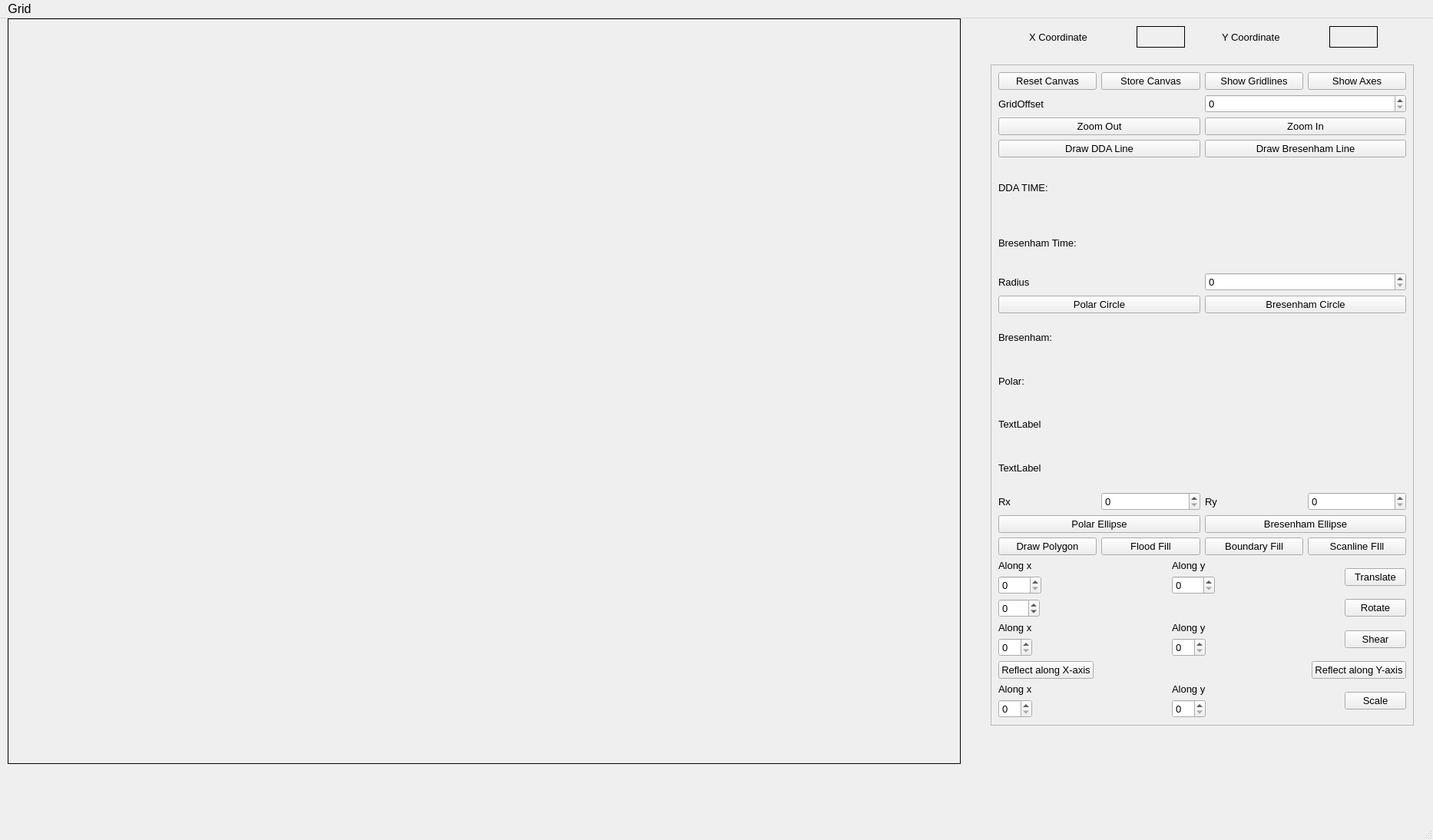
<?xml version="1.0" encoding="UTF-8"?>
<ui version="4.0">
 <class>MainWindow</class>
 <widget class="QMainWindow" name="MainWindow">
  <property name="geometry">
   <rect>
    <x>0</x>
    <y>0</y>
    <width>1866</width>
    <height>1094</height>
   </rect>
  </property>
  <property name="minimumSize">
   <size>
    <width>100</width>
    <height>0</height>
   </size>
  </property>
  <property name="font">
   <font>
    <pointsize>12</pointsize>
   </font>
  </property>
  <property name="windowTitle">
   <string>MainWindow</string>
  </property>
  <widget class="QWidget" name="centralwidget">
   <widget class="QLabel" name="workArea">
    <property name="geometry">
     <rect>
      <x>10</x>
      <y>0</y>
      <width>1241</width>
      <height>971</height>
     </rect>
    </property>
    <property name="frameShape">
     <enum>QFrame::Shape::Box</enum>
    </property>
    <property name="text">
     <string/>
    </property>
   </widget>
   <widget class="QScrollArea" name="scrollArea">
    <property name="enabled">
     <bool>true</bool>
    </property>
    <property name="geometry">
     <rect>
      <x>1290</x>
      <y>60</y>
      <width>551</width>
      <height>861</height>
     </rect>
    </property>
    <property name="font">
     <font>
      <pointsize>10</pointsize>
      <bold>false</bold>
     </font>
    </property>
    <property name="verticalScrollBarPolicy">
     <enum>Qt::ScrollBarPolicy::ScrollBarAsNeeded</enum>
    </property>
    <property name="horizontalScrollBarPolicy">
     <enum>Qt::ScrollBarPolicy::ScrollBarAsNeeded</enum>
    </property>
    <property name="widgetResizable">
     <bool>true</bool>
    </property>
    <widget class="QWidget" name="scrollAreaWidgetContents">
     <property name="geometry">
      <rect>
       <x>0</x>
       <y>0</y>
       <width>549</width>
       <height>859</height>
      </rect>
     </property>
     <layout class="QVBoxLayout" name="verticalLayout_3">
      <item>
       <layout class="QHBoxLayout" name="horizontalLayout_8">
        <item>
         <widget class="QPushButton" name="reset">
          <property name="text">
           <string>Reset Canvas</string>
          </property>
         </widget>
        </item>
        <item>
         <widget class="QPushButton" name="store">
          <property name="text">
           <string>Store Canvas</string>
          </property>
         </widget>
        </item>
        <item>
         <widget class="QPushButton" name="gridlines">
          <property name="text">
           <string>Show Gridlines</string>
          </property>
         </widget>
        </item>
        <item>
         <widget class="QPushButton" name="showAxis">
          <property name="text">
           <string>Show Axes</string>
          </property>
         </widget>
        </item>
       </layout>
      </item>
      <item>
       <layout class="QGridLayout" name="gridLayout">
        <item row="1" column="1">
         <widget class="QPushButton" name="ZoomIn">
          <property name="text">
           <string>Zoom In</string>
          </property>
         </widget>
        </item>
        <item row="1" column="0">
         <widget class="QPushButton" name="ZoomOut">
          <property name="text">
           <string>Zoom Out</string>
          </property>
         </widget>
        </item>
        <item row="0" column="1">
         <widget class="QSpinBox" name="gridOffset">
          <property name="minimum">
           <number>0</number>
          </property>
          <property name="maximum">
           <number>1000</number>
          </property>
          <property name="singleStep">
           <number>10</number>
          </property>
         </widget>
        </item>
        <item row="0" column="0">
         <widget class="QLabel" name="label_3">
          <property name="text">
           <string>GridOffset</string>
          </property>
         </widget>
        </item>
       </layout>
      </item>
      <item>
       <layout class="QVBoxLayout" name="verticalLayout_4">
        <item>
         <layout class="QHBoxLayout" name="horizontalLayout_2">
          <item>
           <widget class="QPushButton" name="DDADraw">
            <property name="text">
             <string>Draw DDA Line</string>
            </property>
           </widget>
          </item>
          <item>
           <widget class="QPushButton" name="pushButton">
            <property name="text">
             <string>Draw Bresenham Line</string>
            </property>
           </widget>
          </item>
         </layout>
        </item>
        <item>
         <layout class="QVBoxLayout" name="verticalLayout">
          <item>
           <widget class="QLabel" name="DDA_TIME">
            <property name="text">
             <string>DDA TIME: </string>
            </property>
           </widget>
          </item>
          <item>
           <widget class="QLabel" name="Bresenham_TIME">
            <property name="text">
             <string>Bresenham Time:</string>
            </property>
           </widget>
          </item>
         </layout>
        </item>
       </layout>
      </item>
      <item>
       <layout class="QVBoxLayout" name="verticalLayout_5">
        <item>
         <layout class="QHBoxLayout" name="horizontalLayout_3">
          <item>
           <widget class="QLabel" name="label_5">
            <property name="text">
             <string>Radius</string>
            </property>
           </widget>
          </item>
          <item>
           <widget class="QSpinBox" name="Radius">
            <property name="minimumSize">
             <size>
              <width>50</width>
              <height>0</height>
             </size>
            </property>
            <property name="maximum">
             <number>1000</number>
            </property>
           </widget>
          </item>
         </layout>
        </item>
        <item>
         <layout class="QHBoxLayout" name="horizontalLayout_4">
          <item>
           <widget class="QPushButton" name="polar_circle">
            <property name="text">
             <string>Polar Circle</string>
            </property>
           </widget>
          </item>
          <item>
           <widget class="QPushButton" name="bresen_circle">
            <property name="text">
             <string>Bresenham Circle</string>
            </property>
           </widget>
          </item>
         </layout>
        </item>
        <item>
         <widget class="QLabel" name="BresenHamTime">
          <property name="text">
           <string>Bresenham:</string>
          </property>
         </widget>
        </item>
        <item>
         <widget class="QLabel" name="PolarTime">
          <property name="text">
           <string>Polar:</string>
          </property>
         </widget>
        </item>
       </layout>
      </item>
      <item>
       <layout class="QVBoxLayout" name="verticalLayout_6">
        <item>
         <layout class="QVBoxLayout" name="verticalLayout_2">
          <item>
           <widget class="QLabel" name="PolEllipseTime">
            <property name="text">
             <string>TextLabel</string>
            </property>
           </widget>
          </item>
          <item>
           <widget class="QLabel" name="BresenhaEllipseTime">
            <property name="text">
             <string>TextLabel</string>
            </property>
           </widget>
          </item>
         </layout>
        </item>
        <item>
         <layout class="QHBoxLayout" name="horizontalLayout_5">
          <item>
           <widget class="QLabel" name="label_6">
            <property name="text">
             <string>Rx</string>
            </property>
           </widget>
          </item>
          <item>
           <widget class="QSpinBox" name="Rx">
            <property name="minimumSize">
             <size>
              <width>50</width>
              <height>0</height>
             </size>
            </property>
            <property name="maximum">
             <number>1000</number>
            </property>
           </widget>
          </item>
          <item>
           <widget class="QLabel" name="label_7">
            <property name="text">
             <string>Ry</string>
            </property>
           </widget>
          </item>
          <item>
           <widget class="QSpinBox" name="Ry">
            <property name="minimumSize">
             <size>
              <width>50</width>
              <height>0</height>
             </size>
            </property>
            <property name="maximum">
             <number>1000</number>
            </property>
           </widget>
          </item>
         </layout>
        </item>
        <item>
         <layout class="QHBoxLayout" name="horizontalLayout_6">
          <item>
           <widget class="QPushButton" name="PolarEllipse">
            <property name="text">
             <string>Polar Ellipse</string>
            </property>
           </widget>
          </item>
          <item>
           <widget class="QPushButton" name="BresEllipse">
            <property name="text">
             <string>Bresenham Ellipse</string>
            </property>
           </widget>
          </item>
         </layout>
        </item>
       </layout>
      </item>
      <item>
       <layout class="QHBoxLayout" name="horizontalLayout_7">
        <item>
         <widget class="QPushButton" name="drawPoly">
          <property name="text">
           <string>Draw Polygon</string>
          </property>
         </widget>
        </item>
        <item>
         <widget class="QPushButton" name="floodfill">
          <property name="text">
           <string>Flood Fill</string>
          </property>
         </widget>
        </item>
        <item>
         <widget class="QPushButton" name="boundaryFill">
          <property name="text">
           <string>Boundary Fill</string>
          </property>
         </widget>
        </item>
        <item>
         <widget class="QPushButton" name="scanlineFill">
          <property name="text">
           <string>Scanline FIll</string>
          </property>
         </widget>
        </item>
       </layout>
      </item>
      <item>
       <layout class="QHBoxLayout" name="horizontalLayout_11">
        <item>
         <layout class="QVBoxLayout" name="verticalLayout_7">
          <item>
           <widget class="QLabel" name="label_4">
            <property name="text">
             <string>Along x</string>
            </property>
           </widget>
          </item>
          <item>
           <widget class="QSpinBox" name="transX">
            <property name="maximum">
             <number>1000</number>
            </property>
           </widget>
          </item>
         </layout>
        </item>
        <item>
         <spacer name="horizontalSpacer_4">
          <property name="orientation">
           <enum>Qt::Orientation::Horizontal</enum>
          </property>
          <property name="sizeHint" stdset="0">
           <size>
            <width>40</width>
            <height>20</height>
           </size>
          </property>
         </spacer>
        </item>
        <item>
         <layout class="QVBoxLayout" name="verticalLayout_8">
          <item>
           <widget class="QLabel" name="label_8">
            <property name="text">
             <string>Along y</string>
            </property>
           </widget>
          </item>
          <item>
           <widget class="QSpinBox" name="transY">
            <property name="maximum">
             <number>1000</number>
            </property>
           </widget>
          </item>
         </layout>
        </item>
        <item>
         <spacer name="horizontalSpacer_5">
          <property name="orientation">
           <enum>Qt::Orientation::Horizontal</enum>
          </property>
          <property name="sizeHint" stdset="0">
           <size>
            <width>40</width>
            <height>20</height>
           </size>
          </property>
         </spacer>
        </item>
        <item>
         <widget class="QPushButton" name="Translation">
          <property name="text">
           <string>Translate</string>
          </property>
         </widget>
        </item>
       </layout>
      </item>
      <item>
       <layout class="QHBoxLayout" name="horizontalLayout_9">
        <item>
         <widget class="QSpinBox" name="rotAngle">
          <property name="minimum">
           <number>-359</number>
          </property>
          <property name="maximum">
           <number>360</number>
          </property>
         </widget>
        </item>
        <item>
         <spacer name="horizontalSpacer_6">
          <property name="orientation">
           <enum>Qt::Orientation::Horizontal</enum>
          </property>
          <property name="sizeHint" stdset="0">
           <size>
            <width>40</width>
            <height>20</height>
           </size>
          </property>
         </spacer>
        </item>
        <item>
         <widget class="QPushButton" name="Rotate">
          <property name="text">
           <string>Rotate</string>
          </property>
         </widget>
        </item>
       </layout>
      </item>
      <item>
       <layout class="QHBoxLayout" name="horizontalLayout_10">
        <item>
         <layout class="QVBoxLayout" name="verticalLayout_9">
          <item>
           <widget class="QLabel" name="label_9">
            <property name="text">
             <string>Along x</string>
            </property>
           </widget>
          </item>
          <item>
           <widget class="QSpinBox" name="shx"/>
          </item>
         </layout>
        </item>
        <item>
         <spacer name="horizontalSpacer_7">
          <property name="orientation">
           <enum>Qt::Orientation::Horizontal</enum>
          </property>
          <property name="sizeHint" stdset="0">
           <size>
            <width>40</width>
            <height>20</height>
           </size>
          </property>
         </spacer>
        </item>
        <item>
         <layout class="QVBoxLayout" name="verticalLayout_10">
          <item>
           <widget class="QLabel" name="label_10">
            <property name="text">
             <string>Along y</string>
            </property>
           </widget>
          </item>
          <item>
           <widget class="QSpinBox" name="shy"/>
          </item>
         </layout>
        </item>
        <item>
         <spacer name="horizontalSpacer_8">
          <property name="orientation">
           <enum>Qt::Orientation::Horizontal</enum>
          </property>
          <property name="sizeHint" stdset="0">
           <size>
            <width>40</width>
            <height>20</height>
           </size>
          </property>
         </spacer>
        </item>
        <item>
         <widget class="QPushButton" name="Shear">
          <property name="text">
           <string>Shear</string>
          </property>
         </widget>
        </item>
       </layout>
      </item>
      <item>
       <layout class="QHBoxLayout" name="horizontalLayout_12">
        <item>
         <widget class="QPushButton" name="ReflectX">
          <property name="text">
           <string>Reflect along X-axis</string>
          </property>
         </widget>
        </item>
        <item>
         <spacer name="horizontalSpacer_9">
          <property name="orientation">
           <enum>Qt::Orientation::Horizontal</enum>
          </property>
          <property name="sizeHint" stdset="0">
           <size>
            <width>40</width>
            <height>20</height>
           </size>
          </property>
         </spacer>
        </item>
        <item>
         <widget class="QPushButton" name="ReflectY">
          <property name="text">
           <string>Reflect along Y-axis</string>
          </property>
         </widget>
        </item>
       </layout>
      </item>
      <item>
       <layout class="QHBoxLayout" name="horizontalLayout_13">
        <item>
         <layout class="QVBoxLayout" name="verticalLayout_12">
          <item>
           <widget class="QLabel" name="label_13">
            <property name="text">
             <string>Along x</string>
            </property>
           </widget>
          </item>
          <item>
           <widget class="QSpinBox" name="sx"/>
          </item>
         </layout>
        </item>
        <item>
         <spacer name="horizontalSpacer_11">
          <property name="orientation">
           <enum>Qt::Orientation::Horizontal</enum>
          </property>
          <property name="sizeHint" stdset="0">
           <size>
            <width>40</width>
            <height>20</height>
           </size>
          </property>
         </spacer>
        </item>
        <item>
         <layout class="QVBoxLayout" name="verticalLayout_11">
          <item>
           <widget class="QLabel" name="label_11">
            <property name="text">
             <string>Along y</string>
            </property>
           </widget>
          </item>
          <item>
           <widget class="QSpinBox" name="sy"/>
          </item>
         </layout>
        </item>
        <item>
         <spacer name="horizontalSpacer_10">
          <property name="orientation">
           <enum>Qt::Orientation::Horizontal</enum>
          </property>
          <property name="sizeHint" stdset="0">
           <size>
            <width>40</width>
            <height>20</height>
           </size>
          </property>
         </spacer>
        </item>
        <item>
         <widget class="QPushButton" name="scale">
          <property name="text">
           <string>Scale</string>
          </property>
         </widget>
        </item>
       </layout>
      </item>
     </layout>
    </widget>
   </widget>
   <widget class="QWidget" name="layoutWidget">
    <property name="geometry">
     <rect>
      <x>1340</x>
      <y>10</y>
      <width>454</width>
      <height>28</height>
     </rect>
    </property>
    <property name="font">
     <font>
      <pointsize>10</pointsize>
     </font>
    </property>
    <layout class="QHBoxLayout" name="horizontalLayout">
     <item>
      <widget class="QLabel" name="label">
       <property name="minimumSize">
        <size>
         <width>91</width>
         <height>0</height>
        </size>
       </property>
       <property name="font">
        <font>
         <pointsize>10</pointsize>
        </font>
       </property>
       <property name="text">
        <string>X Coordinate</string>
       </property>
      </widget>
     </item>
     <item>
      <spacer name="horizontalSpacer">
       <property name="font">
        <font>
         <pointsize>10</pointsize>
        </font>
       </property>
       <property name="orientation">
        <enum>Qt::Orientation::Horizontal</enum>
       </property>
       <property name="sizeHint" stdset="0">
        <size>
         <width>18</width>
         <height>13</height>
        </size>
       </property>
      </spacer>
     </item>
     <item>
      <widget class="QLabel" name="x_coordinate">
       <property name="minimumSize">
        <size>
         <width>63</width>
         <height>0</height>
        </size>
       </property>
       <property name="font">
        <font>
         <pointsize>10</pointsize>
        </font>
       </property>
       <property name="frameShape">
        <enum>QFrame::Shape::Box</enum>
       </property>
       <property name="text">
        <string/>
       </property>
      </widget>
     </item>
     <item>
      <spacer name="horizontalSpacer_2">
       <property name="font">
        <font>
         <pointsize>10</pointsize>
        </font>
       </property>
       <property name="orientation">
        <enum>Qt::Orientation::Horizontal</enum>
       </property>
       <property name="sizeHint" stdset="0">
        <size>
         <width>18</width>
         <height>13</height>
        </size>
       </property>
      </spacer>
     </item>
     <item>
      <widget class="QLabel" name="label_2">
       <property name="minimumSize">
        <size>
         <width>91</width>
         <height>0</height>
        </size>
       </property>
       <property name="font">
        <font>
         <pointsize>10</pointsize>
        </font>
       </property>
       <property name="text">
        <string>Y Coordinate</string>
       </property>
      </widget>
     </item>
     <item>
      <spacer name="horizontalSpacer_3">
       <property name="font">
        <font>
         <pointsize>10</pointsize>
        </font>
       </property>
       <property name="orientation">
        <enum>Qt::Orientation::Horizontal</enum>
       </property>
       <property name="sizeHint" stdset="0">
        <size>
         <width>18</width>
         <height>13</height>
        </size>
       </property>
      </spacer>
     </item>
     <item>
      <widget class="QLabel" name="y_coordinate">
       <property name="minimumSize">
        <size>
         <width>63</width>
         <height>0</height>
        </size>
       </property>
       <property name="font">
        <font>
         <pointsize>10</pointsize>
        </font>
       </property>
       <property name="frameShape">
        <enum>QFrame::Shape::Box</enum>
       </property>
       <property name="text">
        <string/>
       </property>
      </widget>
     </item>
    </layout>
   </widget>
  </widget>
  <widget class="QStatusBar" name="statusbar"/>
  <widget class="QMenuBar" name="menubar">
   <property name="geometry">
    <rect>
     <x>0</x>
     <y>0</y>
     <width>1866</width>
     <height>29</height>
    </rect>
   </property>
   <widget class="QMenu" name="menuGrid">
    <property name="title">
     <string>Grid</string>
    </property>
   </widget>
   <addaction name="menuGrid"/>
  </widget>
 </widget>
 <resources/>
 <connections/>
</ui>
